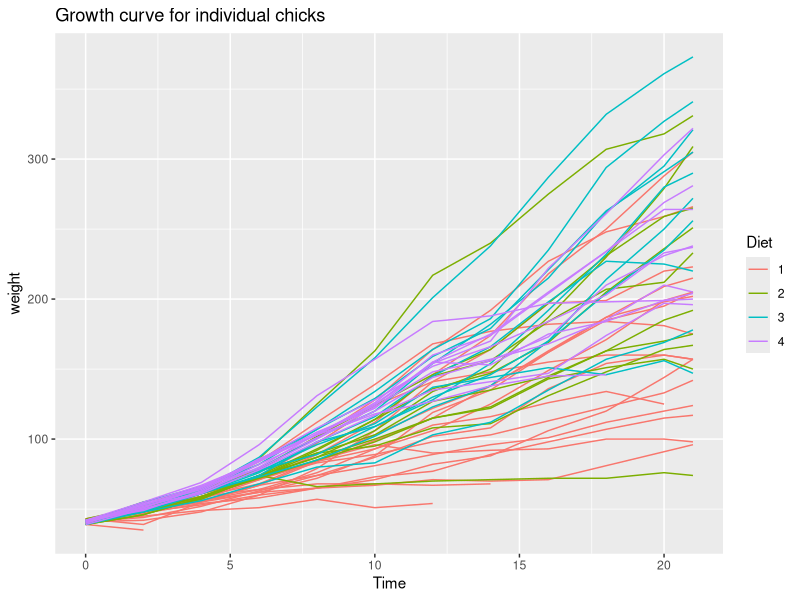
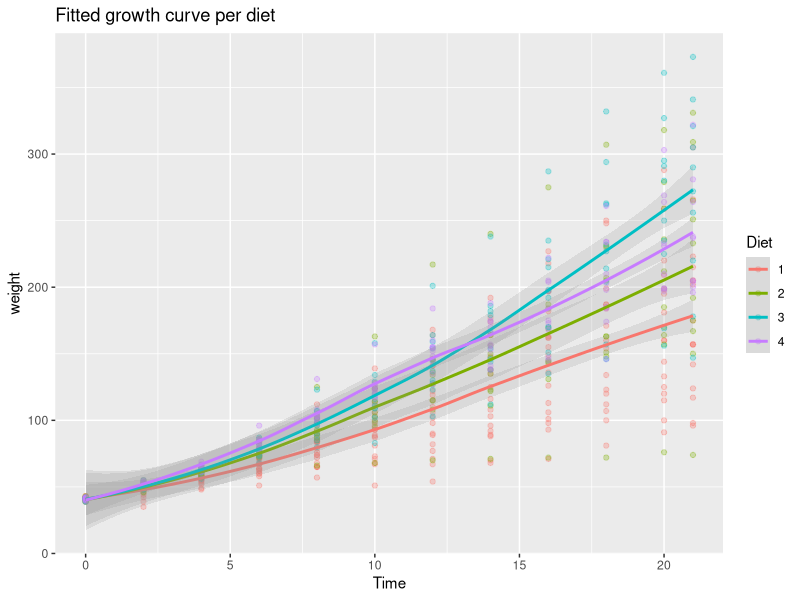
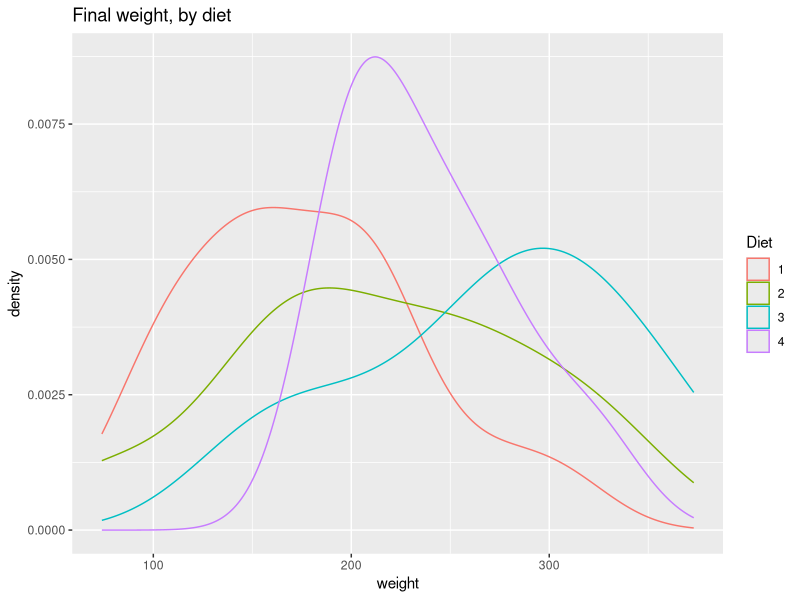
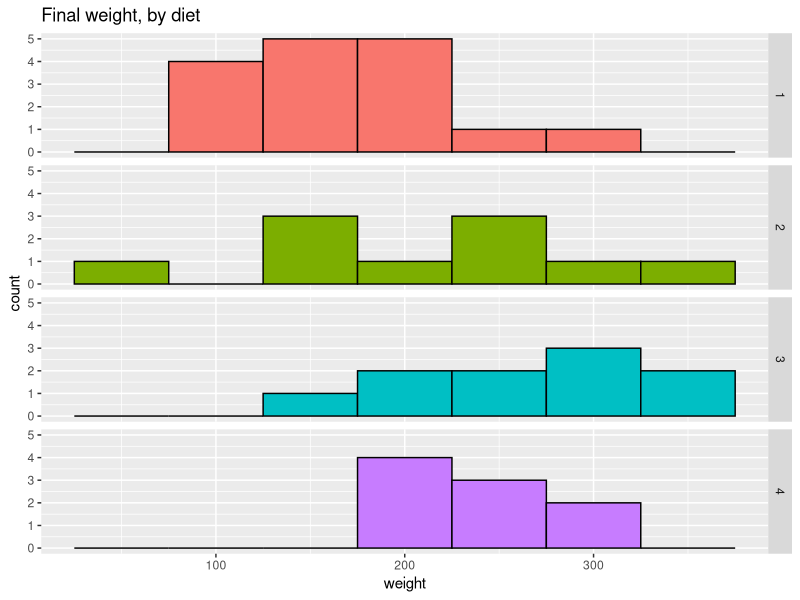

Generate these figures, in order, with R: (Note: this script raises an error after producing the figures.)
library(ggplot2)
p1 <- ggplot(ChickWeight, aes(x = Time, y = weight, colour = Diet, group = Chick)) +
   geom_line() +
   ggtitle("Growth curve for individual chicks")
## Second plot
p2 <- ggplot(ChickWeight, aes(x = Time, y = weight, colour = Diet)) +
   geom_point(alpha = .3) +
   geom_smooth(alpha = .2, size = 1) +
   ggtitle("Fitted growth curve per diet")
## Third plot
p3 <- ggplot(subset(ChickWeight, Time == 21), aes(x = weight, colour = Diet)) +
   geom_density() +
   ggtitle("Final weight, by diet")
## Fourth plot
p4 <- ggplot(subset(ChickWeight, Time == 21), aes(x = weight, fill = Diet)) +
   geom_histogram(colour = "black", binwidth = 50) +
   facet_grid(Diet ~ .) +
   ggtitle("Final weight, by diet") +
   theme(legend.position = "none")        # No legend (redundant in this graph)
## Combine plots and display
multiplot(p1, p2, p3, p4, cols = 2)
